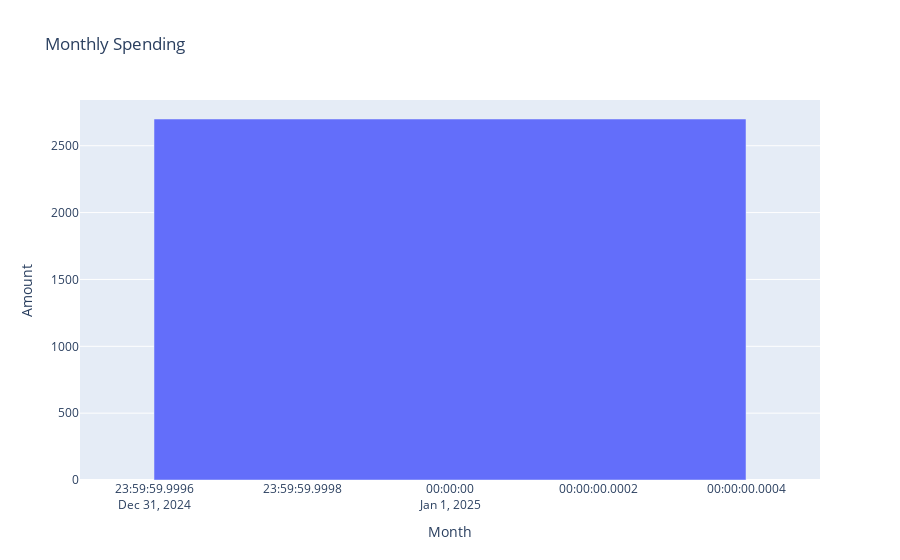

Write notebook code for a chart like this one.
### Code cell
#BAR CHART
def plot_expenses_by_month():
    expenses_df['Date'] = pd.to_datetime(expenses_df['Date'])
    expenses_df['Month'] = expenses_df['Date'].dt.to_period('M').astype(str)  # Convert Period to String

    monthly_expenses = expenses_df.groupby('Month')['Amount'].sum().reset_index()
    fig = px.bar(monthly_expenses, x='Month', y='Amount', title='Monthly Spending')
    fig.show()

plot_expenses_by_month()

### Figure 1 — Plotly figure (JSON) as saved in the notebook; plotly's stock layout.template omitted (floating-point values rounded to 4 significant figures)
{"data": [{"alignmentgroup": "True", "hovertemplate": "Month=%{x}<br>Amount=%{y}<extra></extra>", "legendgroup": "", "marker": {"color": "#636efa", "pattern": {"shape": ""}}, "name": "", "offsetgroup": "", "orientation": "v", "showlegend": false, "textposition": "auto", "type": "bar", "x": ["2025-01"], "xaxis": "x", "y": [2700], "yaxis": "y"}], "layout": {"autosize": true, "barmode": "relative", "legend": {"tracegroupgap": 0}, "title": {"text": "Monthly Spending"}, "xaxis": {"anchor": "y", "autorange": true, "domain": [0, 1], "range": ["2024-12-31 23:59:59.9995", "2025-01-01 00:00:00.0005"], "title": {"text": "Month"}, "type": "date"}, "yaxis": {"anchor": "x", "autorange": true, "domain": [0, 1], "range": [0, 2842.0], "title": {"text": "Amount"}, "type": "linear"}}}
